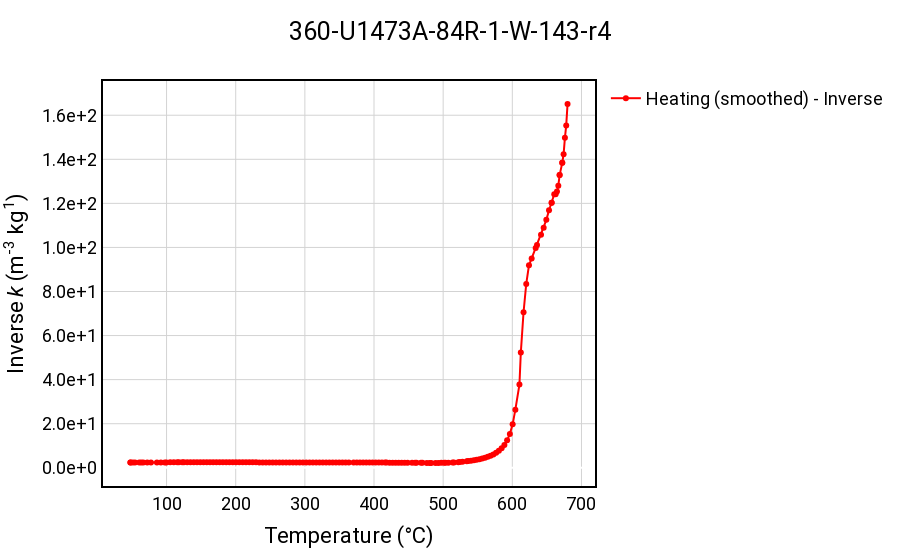

Source (notebook cell):
### Markdown cell above
### 8. Calculate <span style="font-family: 'Times New Roman';">*T<sub>c</sub>*</span> using inverse susceptibility

Above <span style="font-family: 'Times New Roman';">*T<sub>c</sub>*</span> a mineral phase will be paramagnetic. This means that the inverse susceptibility should have a linear positive slope above <span style="font-family: 'Times New Roman';">*T<sub>c</sub>*</span>. Using the intercept temperature at 0 inverse susceptibility is a good guess for  <span style="font-family: 'Times New Roman';">*T<sub>c</sub>*</span>. This is essentially the break of slope between the ferromagnetic and paramagnetic signal.

### Code cell
df_hsmoothed['inverse_susc'] = 1/df_hsmoothed['susc']

# Create a plot for the 'heat' dataset with red points and a line
fig_iheat = go.Figure()

# Add heat data as a scatter plot with red points and lines
fig_iheat.add_trace(go.Scatter(
    x=df_hsmoothed['temp'],
    y=df_hsmoothed['inverse_susc'],
    mode='lines+markers',
    marker=dict(color='red'),
    line=dict(color='red'),
    name='Heating (smoothed) - Inverse'
))

fig_iheat.update_layout(
        title={
        'text': f"{selected_specimen}",
        'x': 0.5,  # Center the title
        'xanchor': 'center'
    },
    width=width,
    height=height,
    xaxis_title='Temperature (&deg;C)',
    yaxis_title='Inverse <i>k</i> (m<sup>-3</sup> kg<sup>1</sup>)',
    showlegend=True,
    paper_bgcolor='white',  # Background color of the entire plot
    plot_bgcolor='white',   # Background color of the plotting area
    font=dict(
        family='Roboto, sans-serif',
        size=18,
        color="Black"
    ),
    xaxis=dict(
        tick0=0,  # Start at 0
        dtick=100,  # Tick every 100 units
        gridcolor='lightgray',  # Color of the grid lines
        gridwidth=1,  # Width of the grid lines
        showline=True,  # Show x-axis line
        linewidth=1,  # Width of the x-axis line
        linecolor='black'  # Color of the x-axis line
    ),
    yaxis=dict(
        # Automatic tick marks on the y-axis
        autorange= True,  # Reversed for easier reading
        tickformat='.1e',  # Scientific notation format
        gridcolor='lightgray',  # Color of the grid lines
        gridwidth=1,  # Width of the grid lines
        showline=True,  # Show y-axis line
        linewidth=1,  # Width of the y-axis line
        linecolor='black'  # Color of the y-axis line
    ),
        shapes=[
        # Frame around the plot
        dict(
            type='rect',
            xref='paper', yref='paper',
            x0=0, y0=0, x1=1, y1=1,
            line=dict(color='black', width=2)
        )
    ],
    margin=dict(
        l=50,  # Adjust left margin
        r=50,  # Adjust right margin
        b=50,  # Adjust bottom margin
        t=80   # Adjust top margin for title
    )
)

# Plot first order derviative
fig_iheat.show()

### Figure 1 — Plotly figure (JSON) as saved in the notebook; plotly's stock layout.template omitted (floating-point values rounded to 4 significant figures; data arrays with more than 128 entries replaced by an {"elided": "..."} marker saying what was removed)
{"data": [{"line": {"color": "red"}, "marker": {"color": "red"}, "mode": "lines+markers", "name": "Heating (smoothed) - Inverse", "type": "scatter", "x": {"elided": "152 float values"}, "y": {"elided": "152 float values"}}], "layout": {"font": {"color": "Black", "family": "Roboto, sans-serif", "size": 18}, "height": 556, "margin": {"b": 50, "l": 50, "r": 50, "t": 80}, "paper_bgcolor": "white", "plot_bgcolor": "white", "shapes": [{"line": {"color": "black", "width": 2}, "type": "rect", "x0": 0, "x1": 1, "xref": "paper", "y0": 0, "y1": 1, "yref": "paper"}], "showlegend": true, "title": {"text": "360-U1473A-84R-1-W-143-r4", "x": 0.5, "xanchor": "center"}, "width": 900, "xaxis": {"dtick": 100, "gridcolor": "lightgray", "gridwidth": 1, "linecolor": "black", "linewidth": 1, "showline": true, "tick0": 0, "title": {"text": "Temperature (&deg;C)"}}, "yaxis": {"autorange": true, "gridcolor": "lightgray", "gridwidth": 1, "linecolor": "black", "linewidth": 1, "showline": true, "tickformat": ".1e", "title": {"text": "Inverse <i>k</i> (m<sup>-3</sup> kg<sup>1</sup>)"}}}}
